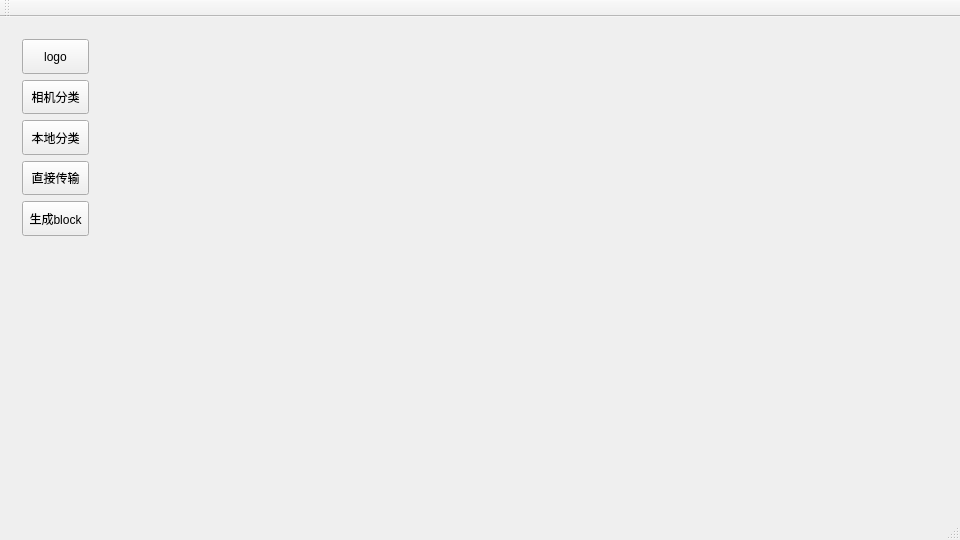
<?xml version="1.0" encoding="UTF-8"?>
<ui version="4.0">
 <class>MainWindowClass</class>
 <widget class="QMainWindow" name="MainWindowClass">
  <property name="geometry">
   <rect>
    <x>0</x>
    <y>0</y>
    <width>960</width>
    <height>540</height>
   </rect>
  </property>
  <property name="windowTitle">
   <string>MainWindow</string>
  </property>
  <widget class="QWidget" name="centralWidget">
   <layout class="QHBoxLayout" name="horizontalLayout" stretch="1,12">
    <item>
     <widget class="QWidget" name="controlWidget" native="true">
      <layout class="QVBoxLayout" name="verticalLayout">
       <item>
        <widget class="QToolButton" name="logo">
         <property name="sizePolicy">
          <sizepolicy hsizetype="Preferred" vsizetype="Preferred">
           <horstretch>0</horstretch>
           <verstretch>0</verstretch>
          </sizepolicy>
         </property>
         <property name="text">
          <string>logo</string>
         </property>
        </widget>
       </item>
       <item>
        <widget class="QToolButton" name="camSort">
         <property name="sizePolicy">
          <sizepolicy hsizetype="Preferred" vsizetype="Preferred">
           <horstretch>0</horstretch>
           <verstretch>0</verstretch>
          </sizepolicy>
         </property>
         <property name="text">
          <string>相机分类</string>
         </property>
        </widget>
       </item>
       <item>
        <widget class="QToolButton" name="localSort">
         <property name="sizePolicy">
          <sizepolicy hsizetype="Preferred" vsizetype="Preferred">
           <horstretch>0</horstretch>
           <verstretch>0</verstretch>
          </sizepolicy>
         </property>
         <property name="text">
          <string>本地分类</string>
         </property>
        </widget>
       </item>
       <item>
        <widget class="QToolButton" name="transFormat">
         <property name="sizePolicy">
          <sizepolicy hsizetype="Preferred" vsizetype="Preferred">
           <horstretch>0</horstretch>
           <verstretch>0</verstretch>
          </sizepolicy>
         </property>
         <property name="text">
          <string>直接传输</string>
         </property>
        </widget>
       </item>
       <item>
        <widget class="QToolButton" name="block">
         <property name="sizePolicy">
          <sizepolicy hsizetype="Preferred" vsizetype="Preferred">
           <horstretch>0</horstretch>
           <verstretch>0</verstretch>
          </sizepolicy>
         </property>
         <property name="text">
          <string>生成block</string>
         </property>
        </widget>
       </item>
       <item>
        <spacer name="verticalSpacer">
         <property name="orientation">
          <enum>Qt::Vertical</enum>
         </property>
         <property name="sizeType">
          <enum>QSizePolicy::Minimum</enum>
         </property>
         <property name="sizeHint" stdset="0">
          <size>
           <width>20</width>
           <height>260</height>
          </size>
         </property>
        </spacer>
       </item>
      </layout>
     </widget>
    </item>
    <item>
     <widget class="QStackedWidget" name="stackedWidget">
      <property name="currentIndex">
       <number>0</number>
      </property>
      <widget class="CamSort" name="page_1"/>
      <widget class="LocalSort" name="page_2"/>
      <widget class="DirectTransfer" name="page_3"/>
      <widget class="BlockInterface" name="page_4"/>
     </widget>
    </item>
   </layout>
  </widget>
  <widget class="QMenuBar" name="menuBar">
   <property name="geometry">
    <rect>
     <x>0</x>
     <y>0</y>
     <width>960</width>
     <height>30</height>
    </rect>
   </property>
  </widget>
  <widget class="QToolBar" name="mainToolBar">
   <attribute name="toolBarArea">
    <enum>TopToolBarArea</enum>
   </attribute>
   <attribute name="toolBarBreak">
    <bool>false</bool>
   </attribute>
  </widget>
  <widget class="QStatusBar" name="statusBar"/>
 </widget>
 <layoutdefault spacing="6" margin="11"/>
 <customwidgets>
  <customwidget>
   <class>CamSort</class>
   <extends>QWidget</extends>
   <header>camsort.h</header>
   <container>1</container>
  </customwidget>
  <customwidget>
   <class>LocalSort</class>
   <extends>QWidget</extends>
   <header>localsort.h</header>
   <container>1</container>
  </customwidget>
  <customwidget>
   <class>DirectTransfer</class>
   <extends>QWidget</extends>
   <header>directtransfer.h</header>
   <container>1</container>
  </customwidget>
  <customwidget>
   <class>BlockInterface</class>
   <extends>QWidget</extends>
   <header>blockinterface.h</header>
   <container>1</container>
  </customwidget>
 </customwidgets>
 <resources>
  <include location="MainWindow.qrc"/>
 </resources>
 <connections/>
</ui>
